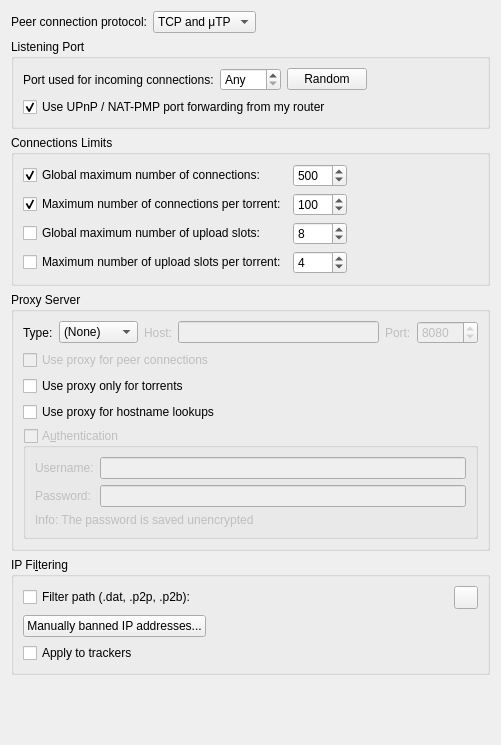
          <widget class="QWidget" name="scrollAreaWidgetContents_3">
           <property name="geometry">
            <rect>
             <x>0</x>
             <y>0</y>
             <width>501</width>
             <height>745</height>
            </rect>
           </property>
           <layout class="QVBoxLayout" name="verticalLayout_20">
            <item>
             <layout class="QHBoxLayout" name="horizontalLayout_12">
              <item>
               <widget class="QLabel" name="label_24">
                <property name="text">
                 <string>Peer connection protocol:</string>
                </property>
               </widget>
              </item>
              <item>
               <widget class="QComboBox" name="comboProtocol">
                <item>
                 <property name="text">
                  <string>TCP and μTP</string>
                 </property>
                </item>
                <item>
                 <property name="text">
                  <string notr="true">TCP</string>
                 </property>
                </item>
                <item>
                 <property name="text">
                  <string notr="true">μTP</string>
                 </property>
                </item>
               </widget>
              </item>
              <item>
               <spacer name="horizontalSpacer_23">
                <property name="orientation">
                 <enum>Qt::Horizontal</enum>
                </property>
                <property name="sizeHint" stdset="0">
                 <size>
                  <width>40</width>
                  <height>20</height>
                 </size>
                </property>
               </spacer>
              </item>
             </layout>
            </item>
            <item>
             <widget class="QGroupBox" name="ListeningPortBox">
              <property name="title">
               <string>Listening Port</string>
              </property>
              <layout class="QVBoxLayout" name="listeningPortLayout">
               <item>
                <layout class="QHBoxLayout" name="listeningPortLayout2">
                 <item>
                  <widget class="QLabel" name="lbl_ports">
                   <property name="text">
                    <string>Port used for incoming connections:</string>
                   </property>
                  </widget>
                 </item>
                 <item>
                  <widget class="QSpinBox" name="spinPort">
                   <property name="toolTip">
                    <string>Set to 0 to let your system pick an unused port</string>
                   </property>
                   <property name="specialValueText">
                    <string>Any</string>
                   </property>
                   <property name="maximum">
                    <number>65535</number>
                   </property>
                  </widget>
                 </item>
                 <item>
                  <widget class="QPushButton" name="randomButton">
                   <property name="text">
                    <string>Random</string>
                   </property>
                  </widget>
                 </item>
                 <item>
                  <spacer name="horizontalSpacer_4">
                   <property name="orientation">
                    <enum>Qt::Horizontal</enum>
                   </property>
                   <property name="sizeHint" stdset="0">
                    <size>
                     <width>40</width>
                     <height>20</height>
                    </size>
                   </property>
                  </spacer>
                 </item>
                </layout>
               </item>
               <item>
                <widget class="QCheckBox" name="checkUPnP">
                 <property name="text">
                  <string>Use UPnP / NAT-PMP port forwarding from my router</string>
                 </property>
                 <property name="checked">
                  <bool>true</bool>
                 </property>
                </widget>
               </item>
              </layout>
             </widget>
            </item>
            <item>
             <widget class="QGroupBox" name="nbConnecBox">
              <property name="title">
               <string>Connections Limits</string>
              </property>
              <layout class="QGridLayout" name="gridLayout">
               <item row="3" column="1">
                <widget class="QSpinBox" name="spinMaxUploadsPerTorrent">
                 <property name="maximum">
                  <number>500</number>
                 </property>
                 <property name="value">
                  <number>4</number>
                 </property>
                </widget>
               </item>
               <item row="1" column="0">
                <widget class="QCheckBox" name="checkMaxConnectionsPerTorrent">
                 <property name="text">
                  <string>Maximum number of connections per torrent:</string>
                 </property>
                 <property name="checked">
                  <bool>true</bool>
                 </property>
                </widget>
               </item>
               <item row="0" column="0">
                <widget class="QCheckBox" name="checkMaxConnections">
                 <property name="text">
                  <string>Global maximum number of connections:</string>
                 </property>
                 <property name="checked">
                  <bool>true</bool>
                 </property>
                </widget>
               </item>
               <item row="0" column="1">
                <widget class="QSpinBox" name="spinMaxConnec">
                 <property name="enabled">
                  <bool>true</bool>
                 </property>
                 <property name="minimum">
                  <number>2</number>
                 </property>
                 <property name="maximum">
                  <number>2000</number>
                 </property>
                 <property name="value">
                  <number>500</number>
                 </property>
                </widget>
               </item>
               <item row="1" column="1">
                <widget class="QSpinBox" name="spinMaxConnecPerTorrent">
                 <property name="minimum">
                  <number>2</number>
                 </property>
                 <property name="maximum">
                  <number>2000</number>
                 </property>
                 <property name="value">
                  <number>100</number>
                 </property>
                </widget>
               </item>
               <item row="3" column="0">
                <widget class="QCheckBox" name="checkMaxUploadsPerTorrent">
                 <property name="text">
                  <string>Maximum number of upload slots per torrent:</string>
                 </property>
                </widget>
               </item>
               <item row="2" column="0">
                <widget class="QCheckBox" name="checkMaxUploads">
                 <property name="text">
                  <string>Global maximum number of upload slots:</string>
                 </property>
                </widget>
               </item>
               <item row="2" column="1">
                <widget class="QSpinBox" name="spinMaxUploads">
                 <property name="maximum">
                  <number>2000</number>
                 </property>
                 <property name="value">
                  <number>8</number>
                 </property>
                </widget>
               </item>
               <item row="0" column="2">
                <spacer name="horizontalSpacer_3">
                 <property name="orientation">
                  <enum>Qt::Horizontal</enum>
                 </property>
                 <property name="sizeHint" stdset="0">
                  <size>
                   <width>40</width>
                   <height>20</height>
                  </size>
                 </property>
                </spacer>
               </item>
              </layout>
             </widget>
            </item>
            <item>
             <widget class="QGroupBox" name="groupProxy">
              <property name="enabled">
               <bool>true</bool>
              </property>
              <property name="title">
               <string>Proxy Server</string>
              </property>
              <layout class="QVBoxLayout" name="verticalLayout_29">
               <item>
                <layout class="QHBoxLayout" name="proxyTypeLayout">
                 <item>
                  <widget class="QLabel" name="ProxyType_lbl">
                   <property name="text">
                    <string>Type:</string>
                   </property>
                  </widget>
                 </item>
                 <item>
                  <widget class="QComboBox" name="comboProxyType">
                   <item>
                    <property name="text">
                     <string>(None)</string>
                    </property>
                   </item>
                   <item>
                    <property name="text">
                     <string>SOCKS4</string>
                    </property>
                   </item>
                   <item>
                    <property name="text">
                     <string>SOCKS5</string>
                    </property>
                   </item>
                   <item>
                    <property name="text">
                     <string>HTTP</string>
                    </property>
                   </item>
                  </widget>
                 </item>
                 <item>
                  <widget class="QLabel" name="lblProxyIP">
                   <property name="enabled">
                    <bool>false</bool>
                   </property>
                   <property name="text">
                    <string>Host:</string>
                   </property>
                  </widget>
                 </item>
                 <item>
                  <widget class="QLineEdit" name="textProxyIP">
                   <property name="enabled">
                    <bool>false</bool>
                   </property>
                  </widget>
                 </item>
                 <item>
                  <widget class="QLabel" name="lblProxyPort">
                   <property name="enabled">
                    <bool>false</bool>
                   </property>
                   <property name="text">
                    <string>Port:</string>
                   </property>
                  </widget>
                 </item>
                 <item>
                  <widget class="QSpinBox" name="spinProxyPort">
                   <property name="enabled">
                    <bool>false</bool>
                   </property>
                   <property name="minimum">
                    <number>1</number>
                   </property>
                   <property name="maximum">
                    <number>65535</number>
                   </property>
                   <property name="value">
                    <number>8080</number>
                   </property>
                  </widget>
                 </item>
                </layout>
               </item>
               <item>
                <widget class="QCheckBox" name="checkProxyPeerConnections">
                 <property name="enabled">
                  <bool>false</bool>
                 </property>
                 <property name="toolTip">
                  <string>Otherwise, the proxy server is only used for tracker connections</string>
                 </property>
                 <property name="text">
                  <string>Use proxy for peer connections</string>
                 </property>
                </widget>
               </item>
               <item>
                <widget class="QCheckBox" name="isProxyOnlyForTorrents">
                 <property name="toolTip">
                  <string>RSS feeds, search engine, software updates or anything else other than torrent transfers and related operations (such as peer exchanges) will use a direct connection</string>
                 </property>
                 <property name="text">
                  <string>Use proxy only for torrents</string>
                 </property>
                 <property name="checked">
                  <bool>false</bool>
                 </property>
                </widget>
               </item>
               <item>
                <widget class="QCheckBox" name="checkProxyHostnameLookup">
                 <property name="enabled">
                  <bool>true</bool>
                 </property>
                 <property name="toolTip">
                  <string>If checked, hostname lookups are done via the proxy.</string>
                 </property>
                 <property name="text">
                  <string>Use proxy for hostname lookups</string>
                 </property>
                </widget>
               </item>
               <item>
                <widget class="QGroupBox" name="checkProxyAuth">
                 <property name="enabled">
                  <bool>false</bool>
                 </property>
                 <property name="title">
                  <string>A&amp;uthentication</string>
                 </property>
                 <property name="checkable">
                  <bool>true</bool>
                 </property>
                 <property name="checked">
                  <bool>false</bool>
                 </property>
                 <layout class="QVBoxLayout" name="verticalLayout_24">
                  <item>
                   <layout class="QGridLayout" name="gridLayout_12">
                    <item row="0" column="0">
                     <widget class="QLabel" name="lblProxyUsername">
                      <property name="text">
                       <string>Username:</string>
                      </property>
                     </widget>
                    </item>
                    <item row="0" column="1">
                     <widget class="QLineEdit" name="textProxyUsername"/>
                    </item>
                    <item row="1" column="0">
                     <widget class="QLabel" name="lblProxyPassword">
                      <property name="text">
                       <string>Password:</string>
                      </property>
                     </widget>
                    </item>
                    <item row="1" column="1">
                     <widget class="QLineEdit" name="textProxyPassword">
                      <property name="echoMode">
                       <enum>QLineEdit::Password</enum>
                      </property>
                     </widget>
                    </item>
                   </layout>
                  </item>
                  <item>
                   <widget class="QLabel" name="label_23">
                    <property name="text">
                     <string>Info: The password is saved unencrypted</string>
                    </property>
                   </widget>
                  </item>
                 </layout>
                </widget>
               </item>
              </layout>
             </widget>
            </item>
            <item>
             <widget class="QGroupBox" name="groupIPFilter">
              <property name="title">
               <string>IP Fi&amp;ltering</string>
              </property>
              <layout class="QVBoxLayout" name="verticalLayout_17">
               <item>
                <layout class="QHBoxLayout" name="horizontalLayout_11">
                 <item>
                  <widget class="QCheckBox" name="checkIPFilter">
                   <property name="text">
                    <string>Filter path (.dat, .p2p, .p2b):</string>
                   </property>
                  </widget>
                 </item>
                 <item>
                  <widget class="FileSystemPathLineEdit" name="textFilterPath" native="true"/>
                 </item>
                 <item>
                  <widget class="QToolButton" name="IpFilterRefreshBtn">
                   <property name="toolTip">
                    <string>Reload the filter</string>
                   </property>
                  </widget>
                 </item>
                </layout>
               </item>
               <item>
                <widget class="QPushButton" name="banListButton">
                 <property name="sizePolicy">
                  <sizepolicy hsizetype="Fixed" vsizetype="Fixed">
                   <horstretch>0</horstretch>
                   <verstretch>0</verstretch>
                  </sizepolicy>
                 </property>
                 <property name="text">
                  <string>Manually banned IP addresses...</string>
                 </property>
                </widget>
               </item>
               <item>
                <widget class="QCheckBox" name="checkIpFilterTrackers">
                 <property name="text">
                  <string>Apply to trackers</string>
                 </property>
                </widget>
               </item>
              </layout>
             </widget>
            </item>
            <item>
             <spacer name="verticalSpacer_3">
              <property name="orientation">
               <enum>Qt::Vertical</enum>
              </property>
              <property name="sizeHint" stdset="0">
               <size>
                <width>20</width>
                <height>40</height>
               </size>
              </property>
             </spacer>
            </item>
           </layout>
          </widget>
